Frame 1 (no input): blank canvas, image omitted
Frame 60 (the mouse pressed at the canvas centre just before this capture): blank canvas, image omitted
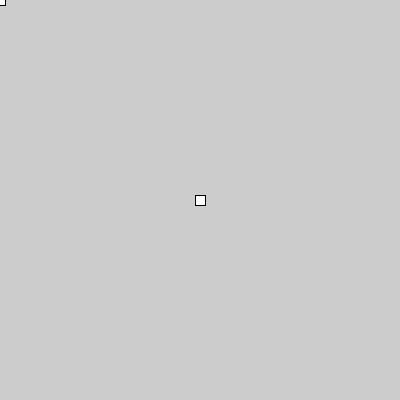
Frame 120 (the mouse held since frame 60 and released just before this capture)

The Processing sketch whose frames 1 and 60 were blank and that drew this single picture after the mouse press (run headless with seeded random() and noise(); from frame 60 on, the mouse is pressed at the canvas centre):

// Processing sketch: processing_133324
// ── processing_133324.pde

float rectSize = 10;

void setup() {
  size(400,400);
  rectMode(CENTER);
}

void draw() {
  rect(mouseX,mouseY,rectSize,rectSize);
}

void mouseClicked() {
  rectSize = rectSize + 10;  
}

void keyPressed() {
  if (key == '1') {
    fill(255,0,0);
  } else if (key == '2') {
    fill(0,0,255);
  } else if (key == '3') {
    fill(255,255,0);
  }
  rectSize = 10;
}
